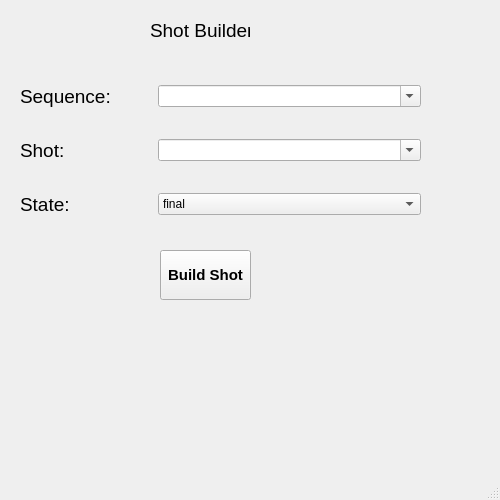
<?xml version="1.0" encoding="UTF-8"?>
<ui version="4.0">
 <class>MainWindow</class>
 <widget class="QMainWindow" name="MainWindow">
  <property name="enabled">
   <bool>true</bool>
  </property>
  <property name="geometry">
   <rect>
    <x>0</x>
    <y>0</y>
    <width>500</width>
    <height>500</height>
   </rect>
  </property>
  <property name="windowTitle">
   <string>MainWindow</string>
  </property>
  <widget class="QWidget" name="root_widget">
   <property name="enabled">
    <bool>true</bool>
   </property>
   <widget class="QWidget" name="gridLayoutWidget">
    <property name="geometry">
     <rect>
      <x>20</x>
      <y>60</y>
      <width>401</width>
      <height>181</height>
     </rect>
    </property>
    <layout class="QGridLayout" name="gridLayout" columnstretch="1,2" columnminimumwidth="0,0">
     <property name="verticalSpacing">
      <number>6</number>
     </property>
     <item row="0" column="1">
      <widget class="QComboBox" name="cbox_choose_sequence">
       <property name="editable">
        <bool>true</bool>
       </property>
      </widget>
     </item>
     <item row="1" column="1">
      <widget class="QComboBox" name="cbox_choose_shot">
       <property name="editable">
        <bool>true</bool>
       </property>
      </widget>
     </item>
     <item row="2" column="1">
      <widget class="QComboBox" name="cbox_choose_state">
       <property name="enabled">
        <bool>true</bool>
       </property>
       <property name="editable">
        <bool>false</bool>
       </property>
       <item>
        <property name="text">
         <string>final</string>
        </property>
       </item>
       <item>
        <property name="text">
         <string>previs</string>
        </property>
       </item>
      </widget>
     </item>
     <item row="0" column="0">
      <widget class="QLabel" name="label_sequence">
       <property name="font">
        <font>
         <pointsize>14</pointsize>
        </font>
       </property>
       <property name="text">
        <string>Sequence:</string>
       </property>
      </widget>
     </item>
     <item row="1" column="0">
      <widget class="QLabel" name="label_shot">
       <property name="font">
        <font>
         <pointsize>14</pointsize>
        </font>
       </property>
       <property name="text">
        <string>Shot:</string>
       </property>
      </widget>
     </item>
     <item row="2" column="0">
      <widget class="QLabel" name="label_state">
       <property name="font">
        <font>
         <pointsize>14</pointsize>
        </font>
       </property>
       <property name="text">
        <string>State:</string>
       </property>
      </widget>
     </item>
    </layout>
   </widget>
   <widget class="QWidget" name="verticalLayoutWidget">
    <property name="geometry">
     <rect>
      <x>160</x>
      <y>250</y>
      <width>91</width>
      <height>51</height>
     </rect>
    </property>
    <layout class="QVBoxLayout" name="verticalLayout">
     <item>
      <widget class="QPushButton" name="btn_build_shot">
       <property name="enabled">
        <bool>true</bool>
       </property>
       <property name="maximumSize">
        <size>
         <width>100</width>
         <height>50</height>
        </size>
       </property>
       <property name="font">
        <font>
         <pointsize>11</pointsize>
         <weight>75</weight>
         <bold>true</bold>
        </font>
       </property>
       <property name="text">
        <string>Build Shot</string>
       </property>
      </widget>
     </item>
    </layout>
   </widget>
   <widget class="QWidget" name="verticalLayoutWidget_2">
    <property name="geometry">
     <rect>
      <x>150</x>
      <y>10</y>
      <width>121</width>
      <height>41</height>
     </rect>
    </property>
    <layout class="QVBoxLayout" name="verticalLayout_2">
     <item>
      <widget class="QLabel" name="label_shot_builder">
       <property name="maximumSize">
        <size>
         <width>100</width>
         <height>100</height>
        </size>
       </property>
       <property name="font">
        <font>
         <pointsize>14</pointsize>
        </font>
       </property>
       <property name="text">
        <string>Shot Builder</string>
       </property>
      </widget>
     </item>
    </layout>
   </widget>
  </widget>
  <widget class="QStatusBar" name="statusbar"/>
 </widget>
 <resources/>
 <connections/>
</ui>
